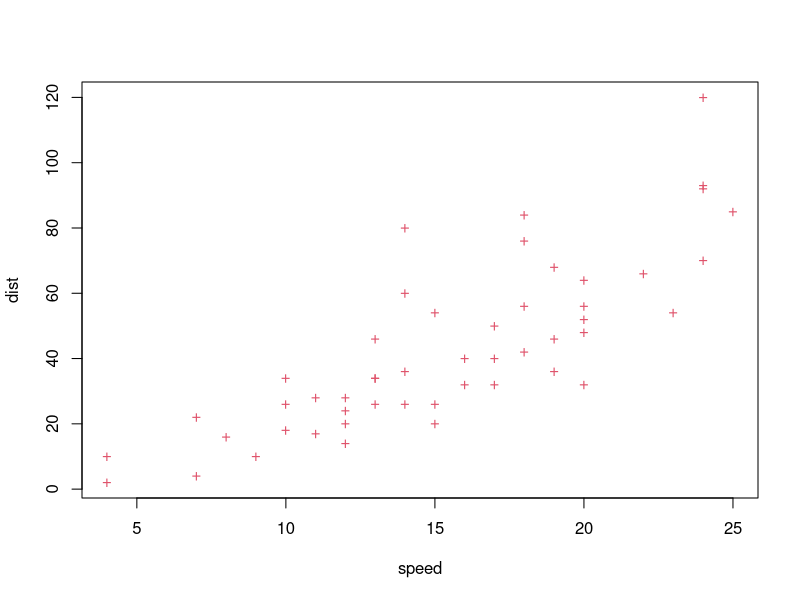
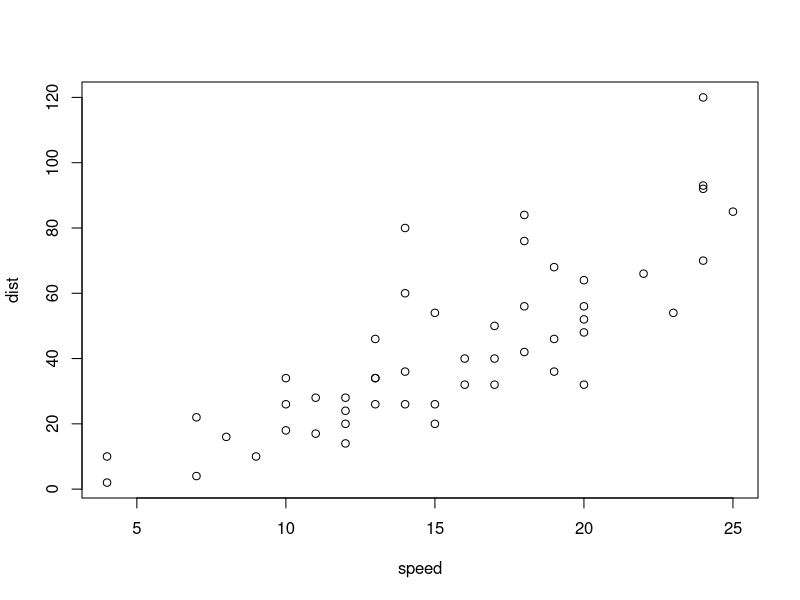

Write R code to recreate these figures, in order.
## ---- chunk 1
options(htmltools.dir.version = FALSE)
## ---- chunk 2
fit <- lm(dist ~ speed, data = cars)
b   <- coef(fit)
plot(cars, pch="+", col=2)
## ---- chunk 3
summary(cars)
## ---- chunk 4
plot(cars)
